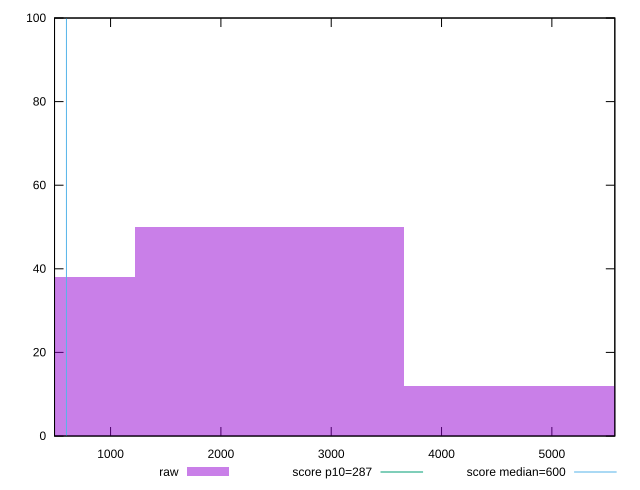

This figure's gnuplot source:
reset

$raw <<EOF
2440.7446682230593 50
0 38
4881.489336446119 12
EOF

set key outside below
set boxwidth 2440.7446682230593
set xrange [492:5570.692999999999]
set yrange [0:100]
set trange [0:100]
set style fill transparent solid 0.5 noborder

set parametric
set terminal svg size 640, 490 enhanced background rgb 'white'
set output "report_00014_2021-02-09T15:56:05.503Z/total-blocking-time/samples/pages+cached/raw/histogram.svg"

plot $raw title "raw" with boxes, \
     287,t title "score p10=287", \
     600,t title "score median=600"

reset
